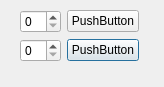
<?xml version="1.0" encoding="UTF-8"?>
<ui version="4.0">
 <class>Dialog</class>
 <widget class="QDialog" name="Dialog">
  <property name="geometry">
   <rect>
    <x>0</x>
    <y>0</y>
    <width>164</width>
    <height>87</height>
   </rect>
  </property>
  <property name="windowTitle">
   <string>Dialog</string>
  </property>
  <widget class="QWidget" name="">
   <property name="geometry">
    <rect>
     <x>20</x>
     <y>10</y>
     <width>119</width>
     <height>54</height>
    </rect>
   </property>
   <layout class="QGridLayout" name="gridLayout">
    <item row="0" column="0">
     <widget class="QSpinBox" name="spinBox"/>
    </item>
    <item row="1" column="0">
     <widget class="QSpinBox" name="spinBox_2"/>
    </item>
    <item row="1" column="1">
     <widget class="QPushButton" name="pushButton_2">
      <property name="text">
       <string>PushButton</string>
      </property>
     </widget>
    </item>
    <item row="0" column="1">
     <widget class="QPushButton" name="pushButton">
      <property name="text">
       <string>PushButton</string>
      </property>
     </widget>
    </item>
   </layout>
  </widget>
 </widget>
 <resources/>
 <connections>
  <connection>
   <sender>pushButton</sender>
   <signal>clicked()</signal>
   <receiver>Dialog</receiver>
   <slot>accept()</slot>
   <hints>
    <hint type="sourcelabel">
     <x>217</x>
     <y>62</y>
    </hint>
    <hint type="destinationlabel">
     <x>134</x>
     <y>65</y>
    </hint>
   </hints>
  </connection>
  <connection>
   <sender>pushButton_2</sender>
   <signal>clicked()</signal>
   <receiver>Dialog</receiver>
   <slot>reject()</slot>
   <hints>
    <hint type="sourcelabel">
     <x>217</x>
     <y>91</y>
    </hint>
    <hint type="destinationlabel">
     <x>134</x>
     <y>65</y>
    </hint>
   </hints>
  </connection>
 </connections>
</ui>
